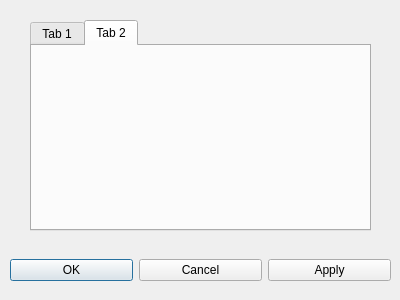
<?xml version="1.0" encoding="UTF-8"?>
<ui version="4.0">
 <class>Options</class>
 <widget class="QDialog" name="Options">
  <property name="geometry">
   <rect>
    <x>0</x>
    <y>0</y>
    <width>400</width>
    <height>300</height>
   </rect>
  </property>
  <property name="windowTitle">
   <string>Dialog</string>
  </property>
  <widget class="QWidget" name="horizontalLayoutWidget">
   <property name="geometry">
    <rect>
     <x>10</x>
     <y>250</y>
     <width>381</width>
     <height>41</height>
    </rect>
   </property>
   <layout class="QHBoxLayout" name="horizontalLayout">
    <item>
     <widget class="QPushButton" name="okButton">
      <property name="text">
       <string>OK</string>
      </property>
     </widget>
    </item>
    <item>
     <widget class="QPushButton" name="cancelButton">
      <property name="text">
       <string>Cancel</string>
      </property>
     </widget>
    </item>
    <item>
     <widget class="QPushButton" name="applyButton">
      <property name="text">
       <string>Apply</string>
      </property>
     </widget>
    </item>
   </layout>
  </widget>
  <widget class="QTabWidget" name="tabWidget">
   <property name="geometry">
    <rect>
     <x>30</x>
     <y>20</y>
     <width>341</width>
     <height>211</height>
    </rect>
   </property>
   <property name="currentIndex">
    <number>1</number>
   </property>
   <widget class="QWidget" name="tab">
    <attribute name="title">
     <string>Tab 1</string>
    </attribute>
   </widget>
   <widget class="QWidget" name="tab_2">
    <attribute name="title">
     <string>Tab 2</string>
    </attribute>
   </widget>
  </widget>
 </widget>
 <resources/>
 <connections/>
</ui>
